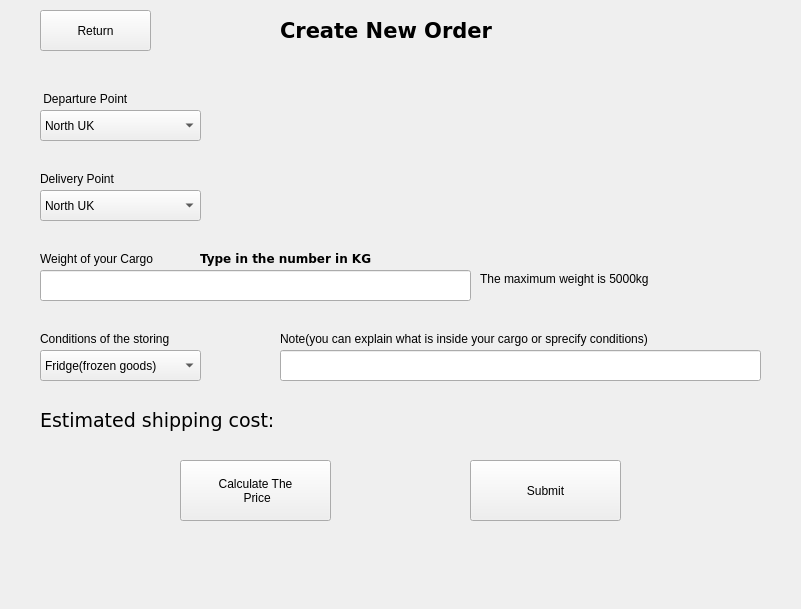
<?xml version="1.0" encoding="UTF-8"?>
<ui version="4.0">
 <class>Owner_PlaceCargo</class>
 <widget class="QWidget" name="Owner_PlaceCargo">
  <property name="geometry">
   <rect>
    <x>0</x>
    <y>0</y>
    <width>801</width>
    <height>609</height>
   </rect>
  </property>
  <property name="windowTitle">
   <string>Form</string>
  </property>
  <widget class="QLabel" name="label">
   <property name="geometry">
    <rect>
     <x>280</x>
     <y>10</y>
     <width>251</width>
     <height>41</height>
    </rect>
   </property>
   <property name="font">
    <font>
     <family>DejaVu Sans</family>
     <pointsize>16</pointsize>
     <weight>75</weight>
     <bold>true</bold>
    </font>
   </property>
   <property name="text">
    <string>Create New Order</string>
   </property>
  </widget>
  <widget class="QLabel" name="label_2">
   <property name="geometry">
    <rect>
     <x>40</x>
     <y>90</y>
     <width>121</width>
     <height>17</height>
    </rect>
   </property>
   <property name="text">
    <string> Departure Point</string>
   </property>
  </widget>
  <widget class="QComboBox" name="Departure_combo">
   <property name="geometry">
    <rect>
     <x>40</x>
     <y>110</y>
     <width>161</width>
     <height>31</height>
    </rect>
   </property>
   <item>
    <property name="text">
     <string comment="1">North UK</string>
    </property>
   </item>
   <item>
    <property name="text">
     <string comment="2">East UK</string>
    </property>
   </item>
   <item>
    <property name="text">
     <string comment="3">West UK</string>
    </property>
   </item>
   <item>
    <property name="text">
     <string comment="4">South UK</string>
    </property>
   </item>
   <item>
    <property name="text">
     <string/>
    </property>
   </item>
   <item>
    <property name="text">
     <string/>
    </property>
   </item>
  </widget>
  <widget class="QLabel" name="label_3">
   <property name="geometry">
    <rect>
     <x>40</x>
     <y>170</y>
     <width>121</width>
     <height>17</height>
    </rect>
   </property>
   <property name="text">
    <string>Delivery Point</string>
   </property>
  </widget>
  <widget class="QComboBox" name="Delivery_combo">
   <property name="geometry">
    <rect>
     <x>40</x>
     <y>190</y>
     <width>161</width>
     <height>31</height>
    </rect>
   </property>
   <item>
    <property name="text">
     <string>North UK</string>
    </property>
   </item>
   <item>
    <property name="text">
     <string>East UK</string>
    </property>
   </item>
   <item>
    <property name="text">
     <string>West UK</string>
    </property>
   </item>
   <item>
    <property name="text">
     <string>South UK</string>
    </property>
   </item>
  </widget>
  <widget class="QLineEdit" name="cargo_weight">
   <property name="geometry">
    <rect>
     <x>40</x>
     <y>270</y>
     <width>431</width>
     <height>31</height>
    </rect>
   </property>
  </widget>
  <widget class="QLabel" name="label_4">
   <property name="geometry">
    <rect>
     <x>40</x>
     <y>250</y>
     <width>151</width>
     <height>17</height>
    </rect>
   </property>
   <property name="text">
    <string>Weight of your Cargo</string>
   </property>
  </widget>
  <widget class="QLabel" name="label_5">
   <property name="geometry">
    <rect>
     <x>40</x>
     <y>330</y>
     <width>181</width>
     <height>17</height>
    </rect>
   </property>
   <property name="text">
    <string>Conditions of the storing</string>
   </property>
  </widget>
  <widget class="QComboBox" name="Condtitions_combo">
   <property name="geometry">
    <rect>
     <x>40</x>
     <y>350</y>
     <width>161</width>
     <height>31</height>
    </rect>
   </property>
   <item>
    <property name="text">
     <string>Fridge(frozen goods)</string>
    </property>
   </item>
   <item>
    <property name="text">
     <string>Fragile Cargo</string>
    </property>
   </item>
   <item>
    <property name="text">
     <string>Liquid goods</string>
    </property>
   </item>
   <item>
    <property name="text">
     <string>Chemicals</string>
    </property>
   </item>
   <item>
    <property name="text">
     <string/>
    </property>
   </item>
   <item>
    <property name="text">
     <string/>
    </property>
   </item>
  </widget>
  <widget class="QPushButton" name="Place_cargo_button">
   <property name="geometry">
    <rect>
     <x>470</x>
     <y>460</y>
     <width>151</width>
     <height>61</height>
    </rect>
   </property>
   <property name="text">
    <string>Submit</string>
   </property>
  </widget>
  <widget class="QPushButton" name="Return_button">
   <property name="geometry">
    <rect>
     <x>40</x>
     <y>10</y>
     <width>111</width>
     <height>41</height>
    </rect>
   </property>
   <property name="text">
    <string>Return</string>
   </property>
  </widget>
  <widget class="QPushButton" name="Calculate_price">
   <property name="geometry">
    <rect>
     <x>180</x>
     <y>460</y>
     <width>151</width>
     <height>61</height>
    </rect>
   </property>
   <property name="text">
    <string>Calculate The
 Price</string>
   </property>
  </widget>
  <widget class="QLabel" name="label_6">
   <property name="geometry">
    <rect>
     <x>200</x>
     <y>250</y>
     <width>201</width>
     <height>17</height>
    </rect>
   </property>
   <property name="font">
    <font>
     <family>DejaVu Sans</family>
     <weight>75</weight>
     <bold>true</bold>
    </font>
   </property>
   <property name="text">
    <string>Type in the number in KG</string>
   </property>
  </widget>
  <widget class="QLabel" name="label_7">
   <property name="geometry">
    <rect>
     <x>480</x>
     <y>270</y>
     <width>231</width>
     <height>17</height>
    </rect>
   </property>
   <property name="text">
    <string>The maximum weight is 5000kg</string>
   </property>
  </widget>
  <widget class="QLabel" name="label_8">
   <property name="geometry">
    <rect>
     <x>40</x>
     <y>410</y>
     <width>241</width>
     <height>21</height>
    </rect>
   </property>
   <property name="font">
    <font>
     <family>DejaVu Sans</family>
     <pointsize>14</pointsize>
    </font>
   </property>
   <property name="text">
    <string>Estimated shipping cost:</string>
   </property>
  </widget>
  <widget class="QLabel" name="total_price_text">
   <property name="geometry">
    <rect>
     <x>280</x>
     <y>410</y>
     <width>131</width>
     <height>21</height>
    </rect>
   </property>
   <property name="font">
    <font>
     <family>DejaVu Sans</family>
     <pointsize>14</pointsize>
    </font>
   </property>
   <property name="text">
    <string/>
   </property>
  </widget>
  <widget class="QLineEdit" name="cargo_note">
   <property name="geometry">
    <rect>
     <x>280</x>
     <y>350</y>
     <width>481</width>
     <height>31</height>
    </rect>
   </property>
  </widget>
  <widget class="QLabel" name="label_9">
   <property name="geometry">
    <rect>
     <x>280</x>
     <y>330</y>
     <width>481</width>
     <height>17</height>
    </rect>
   </property>
   <property name="text">
    <string>Note(you can explain what is inside your cargo or sprecify conditions)</string>
   </property>
  </widget>
 </widget>
 <resources/>
 <connections/>
</ui>
